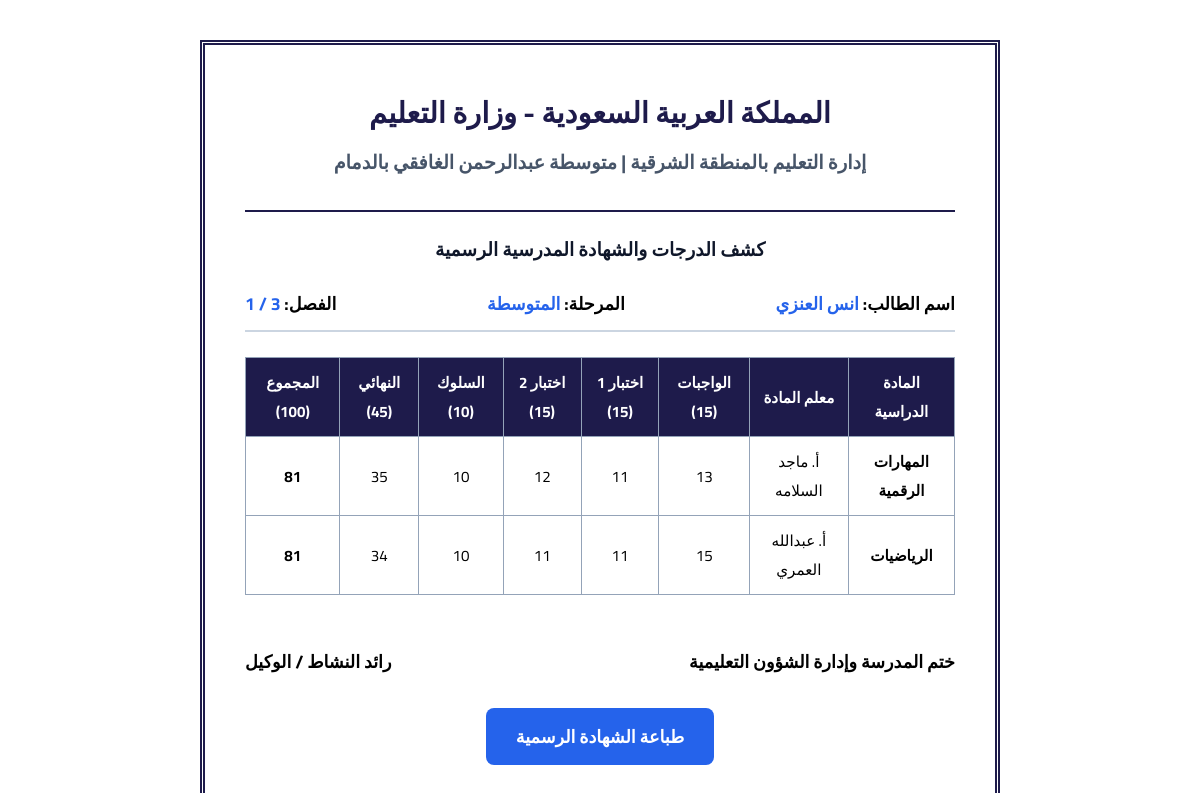
/print_certificate (signed in), run on the app's committed database.
### tables this page shows
CREATE TABLE students_list (
            id INTEGER PRIMARY KEY AUTOINCREMENT,
            student_name TEXT UNIQUE NOT NULL,
            stage TEXT DEFAULT 'المرحلة المتوسطة',
            class_name TEXT DEFAULT '3 / 1',
            status TEXT DEFAULT 'حاضر'
        );

CREATE TABLE subject_grades (
            id INTEGER PRIMARY KEY AUTOINCREMENT,
            student_name TEXT NOT NULL,
            subject_name TEXT NOT NULL,
            teacher_name TEXT NOT NULL,
            hw_grade INTEGER DEFAULT 0,
            exam1_grade INTEGER DEFAULT 0,
            exam2_grade INTEGER DEFAULT 0,
            behavior_grade INTEGER DEFAULT 0,
            final_grade INTEGER DEFAULT 0,
            total_grade INTEGER DEFAULT 0,
            attendance TEXT DEFAULT 'حاضر'
        );

### app.py (the view)
@app.route('/print_certificate')
def print_certificate():
    if 'role' not in session or session['role'] != 'student':
        return redirect(url_for('login'))
    conn = sqlite3.connect('school_v2.db')
    cursor = conn.cursor()
    cursor.execute("SELECT * FROM students_list WHERE student_name = ?", (session['username'],))
    student_info = cursor.fetchone()
    cursor.execute("""
        SELECT g.subject_name, g.teacher_name, g.hw_grade, g.exam1_grade, g.exam2_grade, g.behavior_grade, g.final_grade, g.total_grade, g.attendance
        FROM subject_grades g
        WHERE g.student_name = ?
    """, (session['username'],))
    grades_data = cursor.fetchall()
    conn.close()
    return render_template('certificate.html', student_info=student_info, grades_data=grades_data)

### templates/certificate.html (shortened to what this page needs)
<!DOCTYPE html>
<html lang="ar" dir="rtl">
<head>
</head>
<body>
    <div class="cert-container">
        <h1>المملكة العربية السعودية - وزارة التعليم</h1>
        <h2>إدارة التعليم بالمنطقة الشرقية | متوسطة عبدالرحمن الغافقي بالدمام</h2>
        <hr style="margin-bottom: 20px; border: 1px solid #1e1b4b;">
        <h3 style="margin-bottom: 20px; color: #0f172a;">كشف الدرجات والشهادة المدرسية الرسمية</h3>
        <div class="student-info">
            <div>اسم الطالب: <span style="color: #2563eb;">{{ student_info[1] if student_info else '' }}</span></div>
            <div>المرحلة: <span style="color: #2563eb;">المتوسطة</span></div>
            <div>الفصل: <span style="color: #2563eb;">{{ student_info[3] if student_info else '' }}</span></div>
        </div>
        <table>
            <thead>
                <tr>
                    <th>المادة الدراسية</th>
                    <th>معلم المادة</th>
                    <th>الواجبات (15)</th>
                    <th>اختبار 1 (15)</th>
                    <th>اختبار 2 (15)</th>
                    <th>السلوك (10)</th>
                    <th>النهائي (45)</th>
                    <th>المجموع (100)</th>
                </tr>
            </thead>
            <tbody>
                {% for grade in grades_data %}
                <tr>
                    <td><strong>{{ grade[0] }}</strong></td>
                    <td>أ. {{ grade[1] }}</td>
                    <td>{{ grade[2] }}</td>
                    <td>{{ grade[3] }}</td>
                    <td>{{ grade[4] }}</td>
                    <td>{{ grade[5] }}</td>
                    <td>{{ grade[6] }}</td>
                    <td><strong>{{ grade[7] }}</strong></td>
                </tr>
                {% endfor %}
            </tbody>
        </table>
        <div class="footer">
            <div>ختم المدرسة وإدارة الشؤون التعليمية</div>
            <div>رائد النشاط / الوكيل</div>
        </div>
        <div class="no-print" style="margin-top: 30px;">
            <button onclick="window.print()" style="background: #2563eb; color: white; border: none; padding: 12px 30px; font-size: 1.1rem; border-radius: 8px; cursor: pointer; font-weight: bold;">طباعة الشهادة الرسمية</button>
        </div>
    </div>
</body>
</html>

### templates/certificate.html (style rules this page uses)
* { box-sizing: border-box; margin: 0; padding: 0; font-family: 'Cairo', sans-serif; }
body { background: #fff; color: #000; padding: 40px; direction: rtl; }
.cert-container { max-width: 800px; margin: 0 auto; border: 5px double #1e1b4b; padding: 40px; text-align: center; position: relative; }
h1 { font-size: 1.8rem; color: #1e1b4b; margin-bottom: 5px; }
h2 { font-size: 1.2rem; color: #475569; margin-bottom: 30px; }
.student-info { display: flex; justify-content: space-between; margin-bottom: 25px; font-size: 1.1rem; font-weight: bold; border-bottom: 2px solid #cbd5e1; padding-bottom: 10px; }
table { width: 100%; border-collapse: collapse; margin-top: 20px; }
th, td { border: 1px solid #94a3b8; padding: 10px; text-align: center; font-size: 0.95rem; }
th { background: #1e1b4b; color: white; }
.footer { margin-top: 50px; display: flex; justify-content: space-between; font-weight: bold; font-size: 1.1rem; }

### data on the page
students_list: student_name "انس العنزي", class_name "3 / 1"
subject_grades: subject_name "المهارات الرقمية", teacher_name "ماجد السلامه", hw_grade "13", exam1_grade "11", exam2_grade "12", behavior_grade "10", final_grade "35", total_grade "81"
subject_grades: subject_name "الرياضيات", teacher_name "عبدالله العمري", hw_grade "15", exam1_grade "11", exam2_grade "11", behavior_grade "10", final_grade "34", total_grade "81"
